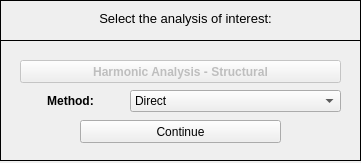
<?xml version="1.0" encoding="UTF-8"?>
<ui version="4.0">
 <class>Dialog</class>
 <widget class="QDialog" name="Dialog">
  <property name="windowModality">
   <enum>Qt::NonModal</enum>
  </property>
  <property name="geometry">
   <rect>
    <x>0</x>
    <y>0</y>
    <width>361</width>
    <height>163</height>
   </rect>
  </property>
  <property name="sizePolicy">
   <sizepolicy hsizetype="Fixed" vsizetype="Fixed">
    <horstretch>0</horstretch>
    <verstretch>0</verstretch>
   </sizepolicy>
  </property>
  <property name="contextMenuPolicy">
   <enum>Qt::DefaultContextMenu</enum>
  </property>
  <property name="windowTitle">
   <string>Select Analysis Type </string>
  </property>
  <property name="windowIcon">
   <iconset>
    <normaloff>../../../../../../Downloads/load - Copia.png</normaloff>../../../../../../Downloads/load - Copia.png</iconset>
  </property>
  <property name="whatsThis">
   <string/>
  </property>
  <widget class="QWidget" name="widget" native="true">
   <property name="geometry">
    <rect>
     <x>0</x>
     <y>0</y>
     <width>361</width>
     <height>161</height>
    </rect>
   </property>
   <property name="font">
    <font>
     <kerning>true</kerning>
    </font>
   </property>
   <widget class="QFrame" name="frame">
    <property name="geometry">
     <rect>
      <x>0</x>
      <y>0</y>
      <width>361</width>
      <height>41</height>
     </rect>
    </property>
    <property name="frameShape">
     <enum>QFrame::Box</enum>
    </property>
    <property name="frameShadow">
     <enum>QFrame::Plain</enum>
    </property>
    <property name="lineWidth">
     <number>1</number>
    </property>
    <widget class="QLabel" name="label">
     <property name="geometry">
      <rect>
       <x>10</x>
       <y>10</y>
       <width>351</width>
       <height>16</height>
      </rect>
     </property>
     <property name="font">
      <font>
       <pointsize>10</pointsize>
       <italic>false</italic>
      </font>
     </property>
     <property name="text">
      <string>Select the analysis of interest:</string>
     </property>
     <property name="textFormat">
      <enum>Qt::AutoText</enum>
     </property>
     <property name="alignment">
      <set>Qt::AlignCenter</set>
     </property>
    </widget>
   </widget>
   <widget class="QFrame" name="frame_2">
    <property name="geometry">
     <rect>
      <x>0</x>
      <y>40</y>
      <width>361</width>
      <height>121</height>
     </rect>
    </property>
    <property name="frameShape">
     <enum>QFrame::Box</enum>
    </property>
    <property name="frameShadow">
     <enum>QFrame::Plain</enum>
    </property>
    <widget class="QPushButton" name="pushButton">
     <property name="enabled">
      <bool>false</bool>
     </property>
     <property name="geometry">
      <rect>
       <x>20</x>
       <y>20</y>
       <width>321</width>
       <height>23</height>
      </rect>
     </property>
     <property name="font">
      <font>
       <weight>75</weight>
       <bold>true</bold>
      </font>
     </property>
     <property name="text">
      <string>Harmonic Analysis - Structural</string>
     </property>
     <property name="icon">
      <iconset>
       <activeon>../../../../../../Downloads/load.png</activeon>
      </iconset>
     </property>
     <property name="shortcut">
      <string/>
     </property>
     <property name="autoDefault">
      <bool>true</bool>
     </property>
     <property name="default">
      <bool>false</bool>
     </property>
     <property name="flat">
      <bool>false</bool>
     </property>
    </widget>
    <widget class="QWidget" name="verticalLayoutWidget">
     <property name="geometry">
      <rect>
       <x>20</x>
       <y>50</y>
       <width>101</width>
       <height>21</height>
      </rect>
     </property>
     <layout class="QVBoxLayout" name="verticalLayout">
      <item>
       <widget class="QLabel" name="label_2">
        <property name="font">
         <font>
          <weight>75</weight>
          <bold>true</bold>
         </font>
        </property>
        <property name="text">
         <string>Method:</string>
        </property>
        <property name="alignment">
         <set>Qt::AlignCenter</set>
        </property>
       </widget>
      </item>
     </layout>
    </widget>
    <widget class="QComboBox" name="comboBox">
     <property name="geometry">
      <rect>
       <x>130</x>
       <y>50</y>
       <width>211</width>
       <height>22</height>
      </rect>
     </property>
     <property name="insertPolicy">
      <enum>QComboBox::NoInsert</enum>
     </property>
     <item>
      <property name="text">
       <string>Direct</string>
      </property>
     </item>
     <item>
      <property name="text">
       <string>Mode Superposition</string>
      </property>
     </item>
    </widget>
    <widget class="QPushButton" name="pushButton_2">
     <property name="geometry">
      <rect>
       <x>80</x>
       <y>80</y>
       <width>201</width>
       <height>23</height>
      </rect>
     </property>
     <property name="text">
      <string>Continue</string>
     </property>
    </widget>
   </widget>
  </widget>
 </widget>
 <resources/>
 <connections/>
</ui>
